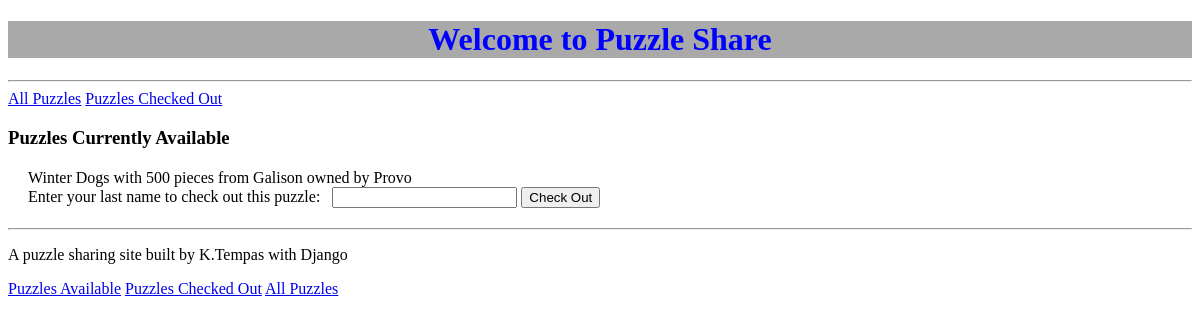
Before: /available with the older database file.
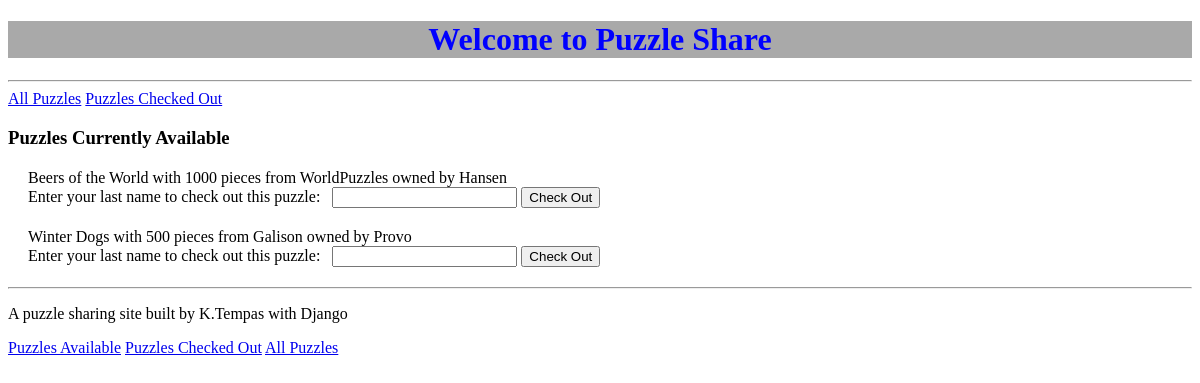
After: the same page with the newer database file.
### puzzle_share/models.py (models this page shows, shortened)
class Puzzle(models.Model):
    PIECES = (
        (50,  ('50 pieces or less')),
        (100, ('100 pieces')),
        (250, ('250 pieces')),
        (500, ('500 pieces')),
        (750, ('750 pieces')),
        (1000, ('1000 pieces'))
    )
    STATUS=(
        (1, ('Available to borrow')),
        (2, ('Borrowed by someone')),
    )                                                   #TODO research -maybe should be models.CASCADE?
    name = models.CharField(max_length=30)
    pieces = models.PositiveSmallIntegerField(choices=PIECES, default= 500,)
    company = models.CharField(max_length=20)#, help_text = 'Enter name of puzzle manufacturer')
    status = models.PositiveSmallIntegerField(choices=STATUS, default=1,)
    owner_last_name = models.CharField(max_length=20)
    user_last_name = models.CharField(max_length=20, default = "")
    photo = models.ImageField(upload_to='user_images/', blank=True, null=True)
    class Meta:
        unique_together = [['name', 'pieces', 'company']]
    def __str__(self):
        photo_str = self.photo.url if self.photo else 'no photo'
        return f'{self.name} with {self.pieces} pieces from {self.company} owned by {self.owner_last_name}'

### puzzle_share/views.py (the view)
# urls.py: path('available', views.puzzles_available, name='puzzles_available'),
def puzzles_available(request):
    status = Puzzle.objects.filter(status=1).order_by('name')
    return render(request, 'puzzle_share/available.html', { 'status': status})

### puzzle_share/templates/puzzle_share/available.html (shortened to what this page needs)
{% extends 'puzzle_share/base.html' %}
{% block content %}
<a class = "nav-link" href="{% url 'puzzle_list' %}">All Puzzles</a>
<a class = "nav-link" href="{% url 'puzzles_checked_out' %}">Puzzles Checked Out</a>
<h3> Puzzles Currently Available</h3>
{% if status %}
    {% for puzzle in status %}
    <div class="puzzlelist-puzzle">
    <span class = "puzzle-details"> {{ puzzle }}</span>
    <form method="POST" action="{% url 'puzzle_checked_out' puzzle.pk %}">
        <label for="user_last_name">Enter your last name to check out this puzzle:</label>
        <input id="user_last_name"  type="text" name="user_last_name" required
        user_last_name = "user_last_name" value="{{current_name }}">
        <input type="submit" value="Check Out">
    </form>
 </div>
    {% endfor %}
{% else %}
<p> There are no puzzles currently checked out</p>
{% endif %}
{% endblock %}

Changed rows visible on the page:
added Puzzle: photo+name+pieces "Beers of the World with 1000 pieces from WorldPuzzles owned by Hansen"
